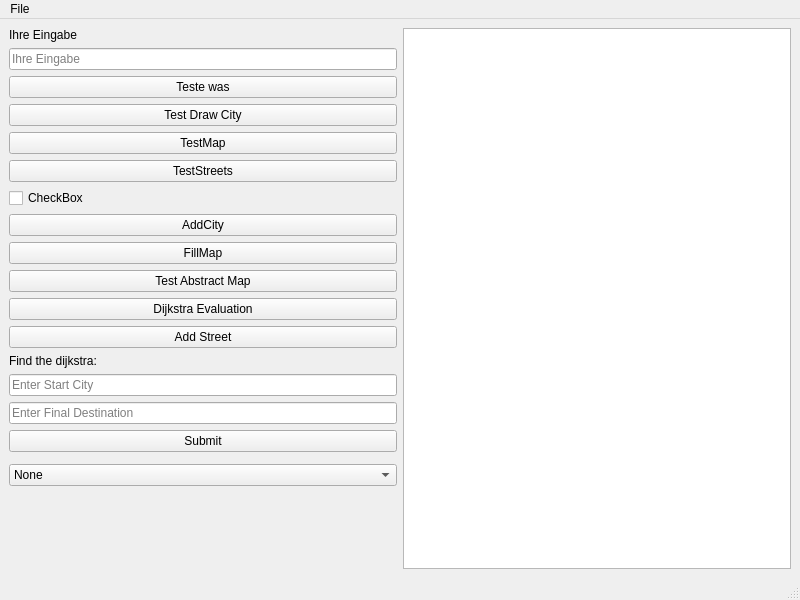
<?xml version="1.0" encoding="UTF-8"?>
<ui version="4.0">
 <class>MainWindow</class>
 <widget class="QMainWindow" name="MainWindow">
  <property name="geometry">
   <rect>
    <x>0</x>
    <y>0</y>
    <width>800</width>
    <height>600</height>
   </rect>
  </property>
  <property name="windowTitle">
   <string>MainWindow</string>
  </property>
  <widget class="QWidget" name="centralwidget">
   <layout class="QGridLayout" name="gridLayout" columnstretch="0,0">
    <item row="4" column="0">
     <widget class="QPushButton" name="mapTest">
      <property name="text">
       <string>TestMap</string>
      </property>
     </widget>
    </item>
    <item row="13" column="0">
     <widget class="QLineEdit" name="startcity">
      <property name="placeholderText">
       <string>Enter Start City</string>
      </property>
     </widget>
    </item>
    <item row="15" column="0">
     <widget class="QPushButton" name="submit">
      <property name="text">
       <string>Submit</string>
      </property>
     </widget>
    </item>
    <item row="1" column="0">
     <widget class="QLineEdit" name="lineEdit_teste_was">
      <property name="placeholderText">
       <string>Ihre Eingabe</string>
      </property>
      <property name="clearButtonEnabled">
       <bool>true</bool>
      </property>
     </widget>
    </item>
    <item row="10" column="0">
     <widget class="QPushButton" name="dijkstraevaluation">
      <property name="text">
       <string>Dijkstra Evaluation</string>
      </property>
     </widget>
    </item>
    <item row="2" column="0">
     <widget class="QPushButton" name="pushButton_teste_was">
      <property name="toolTip">
       <string>Testet</string>
      </property>
      <property name="text">
       <string>Teste was</string>
      </property>
     </widget>
    </item>
    <item row="17" column="0">
     <widget class="QComboBox" name="stadtList">
      <item>
       <property name="text">
        <string>None</string>
       </property>
      </item>
      <item>
       <property name="text">
        <string>Koeln</string>
       </property>
      </item>
      <item>
       <property name="text">
        <string>Bonn</string>
       </property>
      </item>
      <item>
       <property name="text">
        <string>Duesseldorf</string>
       </property>
      </item>
      <item>
       <property name="text">
        <string>Aachen</string>
       </property>
      </item>
      <item>
       <property name="text">
        <string>Clear All</string>
       </property>
      </item>
     </widget>
    </item>
    <item row="6" column="0">
     <widget class="QCheckBox" name="checkBox">
      <property name="text">
       <string>CheckBox</string>
      </property>
     </widget>
    </item>
    <item row="9" column="0">
     <widget class="QPushButton" name="testAbstractMap">
      <property name="text">
       <string>Test Abstract Map</string>
      </property>
     </widget>
    </item>
    <item row="8" column="0">
     <widget class="QPushButton" name="fillMap">
      <property name="text">
       <string>FillMap</string>
      </property>
     </widget>
    </item>
    <item row="18" column="0">
     <spacer name="verticalSpacer">
      <property name="orientation">
       <enum>Qt::Vertical</enum>
      </property>
      <property name="sizeHint" stdset="0">
       <size>
        <width>20</width>
        <height>40</height>
       </size>
      </property>
     </spacer>
    </item>
    <item row="5" column="0">
     <widget class="QPushButton" name="testDrawStreets">
      <property name="text">
       <string>TestStreets</string>
      </property>
     </widget>
    </item>
    <item row="14" column="0">
     <widget class="QLineEdit" name="endcity">
      <property name="placeholderText">
       <string>Enter Final Destination</string>
      </property>
     </widget>
    </item>
    <item row="0" column="1" rowspan="19">
     <widget class="QGraphicsView" name="graphicsView"/>
    </item>
    <item row="3" column="0">
     <widget class="QPushButton" name="drawcitytest">
      <property name="text">
       <string>Test Draw City</string>
      </property>
     </widget>
    </item>
    <item row="11" column="0">
     <widget class="QPushButton" name="addStreet">
      <property name="text">
       <string>Add Street</string>
      </property>
     </widget>
    </item>
    <item row="7" column="0">
     <widget class="QPushButton" name="addCity">
      <property name="text">
       <string>AddCity</string>
      </property>
     </widget>
    </item>
    <item row="0" column="0">
     <widget class="QLabel" name="label_eingabe">
      <property name="text">
       <string>Ihre Eingabe</string>
      </property>
     </widget>
    </item>
    <item row="12" column="0">
     <widget class="QLabel" name="label">
      <property name="text">
       <string>Find the dijkstra:</string>
      </property>
     </widget>
    </item>
   </layout>
  </widget>
  <widget class="QMenuBar" name="menubar">
   <property name="geometry">
    <rect>
     <x>0</x>
     <y>0</y>
     <width>800</width>
     <height>22</height>
    </rect>
   </property>
   <widget class="QMenu" name="menuFile">
    <property name="title">
     <string>File</string>
    </property>
    <widget class="QMenu" name="menuScene">
     <property name="title">
      <string>Scene</string>
     </property>
     <addaction name="actionClear_Scene"/>
    </widget>
    <widget class="QMenu" name="menuInfo">
     <property name="title">
      <string>Info</string>
     </property>
     <addaction name="actionAbout"/>
    </widget>
    <addaction name="actionFile"/>
    <addaction name="actionOpen"/>
    <addaction name="actionSave"/>
    <addaction name="separator"/>
    <addaction name="actionExid"/>
    <addaction name="menuScene"/>
    <addaction name="menuInfo"/>
   </widget>
   <addaction name="menuFile"/>
  </widget>
  <widget class="QStatusBar" name="statusbar"/>
  <action name="actionFile">
   <property name="text">
    <string>File</string>
   </property>
  </action>
  <action name="actionOpen">
   <property name="enabled">
    <bool>false</bool>
   </property>
   <property name="text">
    <string>Open</string>
   </property>
  </action>
  <action name="actionSave">
   <property name="enabled">
    <bool>false</bool>
   </property>
   <property name="text">
    <string>Save</string>
   </property>
  </action>
  <action name="actionClear_Scene">
   <property name="text">
    <string>Clear Scene</string>
   </property>
   <property name="shortcut">
    <string>Ctrl+S</string>
   </property>
  </action>
  <action name="actionAbout">
   <property name="text">
    <string>About</string>
   </property>
  </action>
  <action name="actionExid">
   <property name="text">
    <string>Exid</string>
   </property>
   <property name="shortcut">
    <string>Alt+E</string>
   </property>
  </action>
 </widget>
 <resources/>
 <connections/>
</ui>
